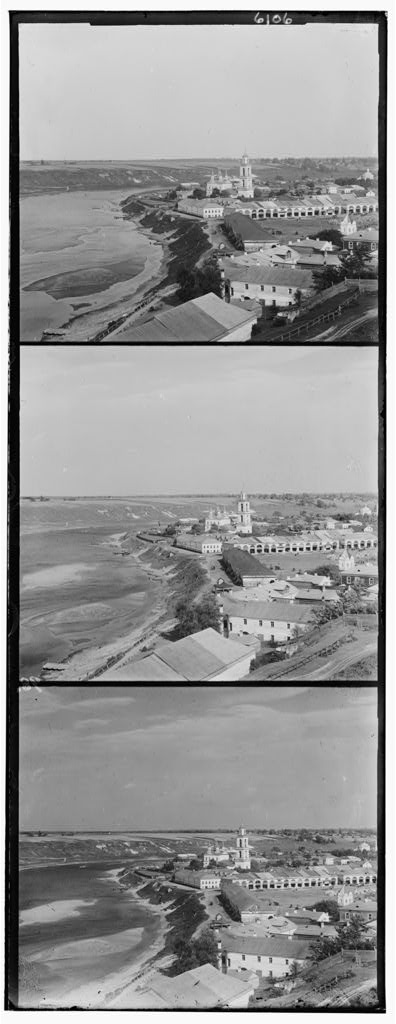
%> input picture Project 1/image enhacement/01164v.jpg, 396 x 1024 px
$ octave colorize_low_resol.m   (GNU Octave 9; MATLAB toolbox functions it lacks are replaced by stand-ins)
%> lines starting %> are read from the running program, lines starting %| are printed output that depends on the picture; in (x1, y1, x2, y2) boxes, pixels count from 0 and x2, y2 are one past the last pixel; in counts of white or black regions, pixels touching at a corner belong together; the program's own positions count from 1
### Project 1/image enhacement/align.m
function [aImg vec] = align(movingImg,fixedImg,windowCol,windowRow)

[row col] = size(fixedImg);
upperW = windowCol(1)
lowerW = windowCol(2)
leftW = windowRow(1)
rightW = windowRow(2)
%displacement vectors
disp = [];
%2-D correlation of aligned images
corr = [];


for i = upperW:lowerW
    for j = leftW:rightW
        aImg = circshift(movingImg,[i j]);
        disp = [disp;i,j];
        corri = corr2(fixedImg,aImg);
        corr = [corr corri];
    end
end
%find the alignment with highest correlation
  [cor,idx] = max(corr);
  vec = disp(idx,:);

  %backGround = zeros(row+30,col+30);
  %backGround(16+vec(1):15+row+vec(1),16+vec(2):15+col+vec(2))=movingImg;
  %aImg = backGround(16:15+row,16:15+col);
   aImg = circshift(movingImg,[vec(1) vec(2)]);


### Project 2/im_adjust.m
function [RGB_imadjust] = im_adjust(RGB)
   srgb2lab = makecform('srgb2lab');
   lab2srgb = makecform('lab2srgb');
   RGB_lab = applycform(RGB, srgb2lab); % convert to L*a*b*

% the values of luminosity can span a range from 0 to 100; scale them
% to [0 1] range (appropriate for MATLAB(R) intensity images of class double)
% before applying the three contrast enhancement techniques
   max_luminosity = 100;
   L = RGB_lab(:,:,1)/max_luminosity;

% replace the luminosity layer with the processed data and then convert
% the image back to the RGB colorspace
   RGB_imadjust = RGB_lab;
   RGB_imadjust(:,:,1) = imadjust(L)*max_luminosity;
   RGB_imadjust = applycform(RGB_imadjust, lab2srgb);
end

### Project 1/image enhacement/colorize_low_resol.m
clc;
clear;

% name of the input file
imname = '01164v.jpg';

% read in the image
Img = imread(imname);
%> Img is the input picture: size 1024x396 uint8; min 0, max 255, mean 148
[row,col] = size(Img);
%> row = 1024; col = 396


% convert to double matrix (might want to do this later on to same memory)
Img = im2double(Img);
%> Img: size 1024x396 double

%0.8 is the threshole of white margin
mask1 = imbinarize(Img, .8);
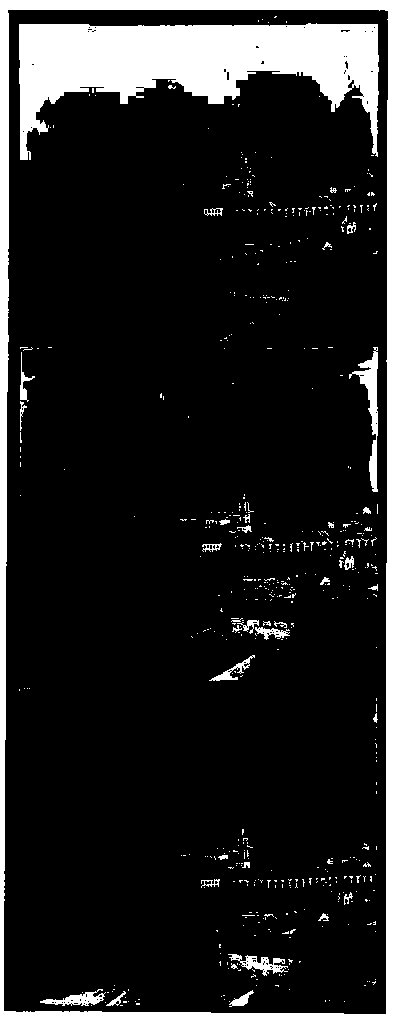
%> mask1: size 1024x396 logical; 13.7% white; 580 white regions (539 under 20 px), largest, box (x1, y1, x2, y2) and area: (0, 0, 396, 1024) 24788, (19, 23, 379, 160) 24638, (349, 347, 378, 492) 1188
%fill the holes inside the margin
mask1 = ~mask1;
mask1 =imfill(mask1,'holes');
%> mask1: size 1024x396 logical; 93.9% white; 1 black region, box (x1, y1, x2, y2) and area: (0, 0, 396, 1024) 24788
mask1 = ~mask1;
Img(mask1) = 0;
%> Img: size 1024x396 double; min 0, max 0.953, mean 0.521

%fill gab between white and black margins
mask2 = imbinarize(Img, .2);
%> mask2: size 1024x396 logical; 85.2% white; 628 black regions (584 under 20 px), largest, box (x1, y1, x2, y2) and area: (0, 0, 396, 1024) 52238, (148, 228, 224, 306) 2009, (312, 246, 377, 294) 872
mask2 = bwareaopen(mask2,2000);
%> mask2: size 1024x396 logical; 84.4% white; 628 black regions (584 under 20 px), largest, box (x1, y1, x2, y2) and area: (0, 0, 396, 1024) 55264, (148, 228, 224, 306) 2056, (312, 246, 377, 294) 882
mask2 =imfill(mask2,'holes');
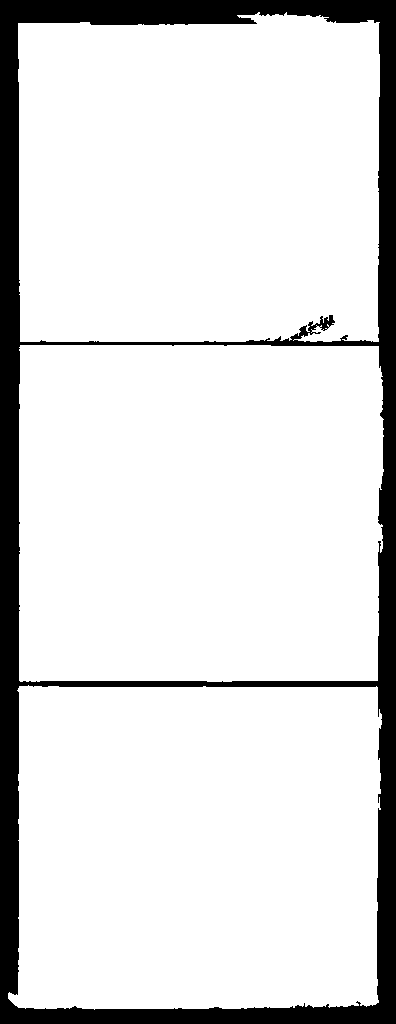
%> mask2: size 1024x396 logical; 86.7% white; 1 black region, box (x1, y1, x2, y2) and area: (0, 0, 396, 1024) 54042
mask3 = ~mask2;
Img(mask3) = 0;
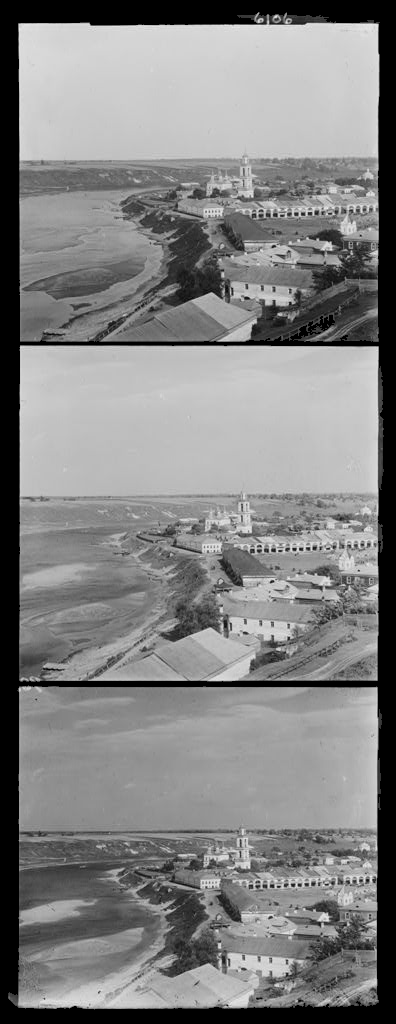
%> Img: size 1024x396 double; min 0, max 0.953, mean 0.512

%crop the black border
%left border
mid = mask2(floor(row/2),1:floor(col/5));
%> mid = 79 logical values, 60 true
leftMargin = sum(mid == 0);
%> leftMargin = 19
%right border
mid = mask2(floor(row/2),floor(col*4/5):end);
%> mid = 81 logical values, 64 true
rightMargin = sum(mid == 0);
%> rightMargin = 17
%upper border
mid = mask2(1:floor(row/5),floor(col/2));
%> mid = 204 logical values, 180 true
upperMargin = sum(mid == 0);
%> upperMargin = 24
%lower border
mid = mask2(floor(row*4/5):end,floor(col/2));
%> mid = 206 logical values, 191 true
lowerMargin = sum(mid == 0);
%> lowerMargin = 15
%crop
Img = Img(upperMargin+1:row-lowerMargin,leftMargin+1:col-rightMargin);
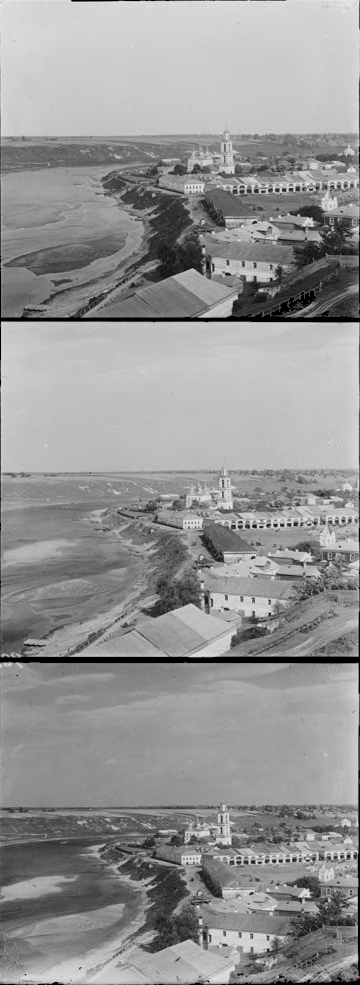
%> Img: size 985x360 double; min 0, max 0.953, mean 0.584
imshow(Img)
% compute the height of each part (just 1/3 of total)
height = floor(size(Img,1)/3);
%> height = 328
% separate color channels
B = Img(1:height,:);
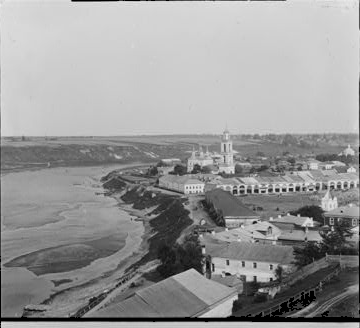
%> B: size 328x360 double; min 0, max 0.933, mean 0.596
G = Img(height+1:height*2,:);
R = Img(height*2+1:height*3,:);


% Align the images
    [aG,vecG] = align(G,B,[-15 15],[-15 15]);
%> after the loop in align, `for i = upperW:lowerW`: corr = 961 values, max 0.8 at index 265, min 0.497 at index 961, mean 0.612; disp = 961 rows, first 12: [-15 -15; -15 -14; -15 -13; -15 -12; -15 -11; -15 -10; -15 -9; -15 -8; -15 -7; -15 -6; -15 -5; -15 -4]
%> in align, `[cor,idx] = max(corr);`: cor = 0.8; idx = 265
%> in align, `vec = disp(idx,:);`: vec = [-7 1]
%> vecG = [-7 1]
    [aR,vecR] = align(R,B,[-15 15],[-15 15]);
%> vecR = [-15 3]


% open figure
%% figure(1);

% create a color image (3D array)
% ... use the "cat" command
% show the resulting image
% ... use the "imshow" command

   RGB = cat(3,aR,aG,B);
   figure,imshow(RGB);
%> after `imshow(RGB)`:
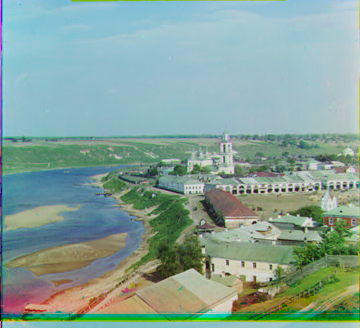
%> displayed picture: size 328x360x3, on the screen's scale of 0 to 255; mean R, G, B 133.4, 161.9, 151.9

%contrast enhancement
   RGB_adjust = im_adjust(RGB);
%> in im_adjust, `RGB_imadjust = applycform(RGB_imadjust, lab2srgb);`:
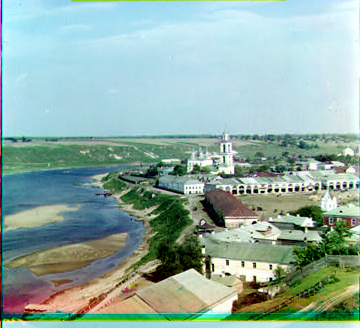
%> RGB_imadjust: size 328x360x3 double; mean R, G, B 0.57, 0.681, 0.644
   figure,imshow(RGB_adjust);

% save result image
   imwrite(RGB,['result-' imname]);

$ run again, with Project 1/image enhacement/01164_enhance.jpg copied over Project 1/image enhacement/01164v.jpg
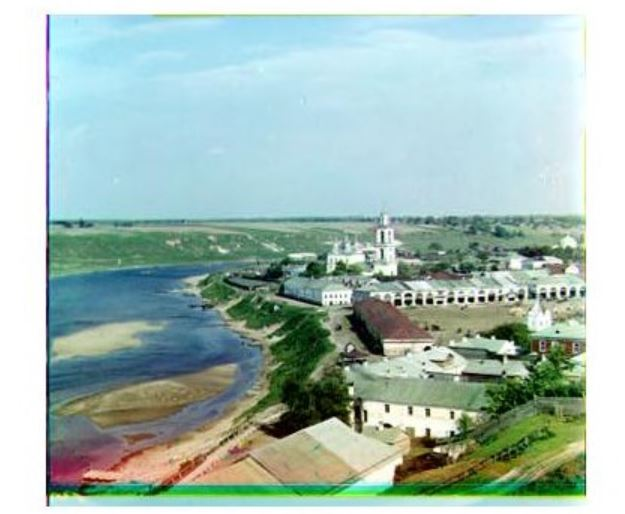
%> input picture Project 1/image enhacement/01164_enhance.jpg, 625 x 514 px
%> Img is the input picture: size 514x625x3 uint8; mean R, G, B 164.3, 187.5, 179.9
%> `Img(mask3) = 0;`:
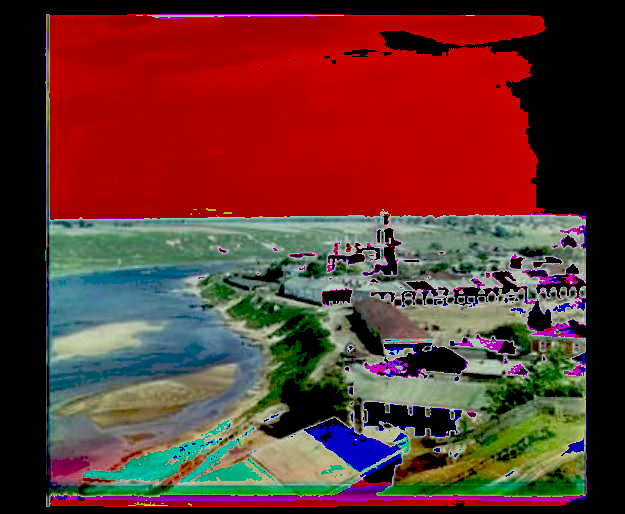
%> Img: size 514x625x3 double; mean R, G, B 0.386, 0.205, 0.182
%> `mid = mask2(floor(row/2),1:floor(col/5));`: mid = 375 logical values, 277 true
%> leftMargin = 98
%> `mid = mask2(floor(row/2),floor(col*4/5):end);`: mid = 376 logical values, 263 true
%> rightMargin = 113
%> `mid = mask2(1:floor(row/5),floor(col/2));`: mid = 102 logical values, 1 true
%> upperMargin = 101
%> `mid = mask2(floor(row*4/5):end,floor(col/2));`: mid = 104 logical values, 63 true
%> lowerMargin = 41
%> after the loop in align, `for i = upperW:lowerW`: corr = 961 values, max 0.0367 at index 198, min -0.0283 at index 496, mean -0.00316; disp = 961 rows, first 12: [-15 -15; -15 -14; -15 -13; -15 -12; -15 -11; -15 -10; -15 -9; -15 -8; -15 -7; -15 -6; -15 -5; -15 -4]
%> cor = 0.0367; idx = 198
%> vec = [-9 -4]
%> vecR = [15 -3]
%> in im_adjust, `RGB_imadjust = applycform(RGB_imadjust, lab2srgb);`:
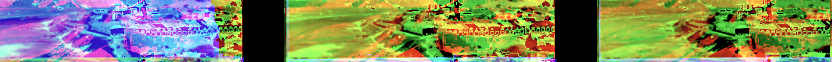
%> RGB_imadjust: size 124x1664x3 double (shown at 1/2 size); mean R, G, B 0.504, 0.53, 0.386
